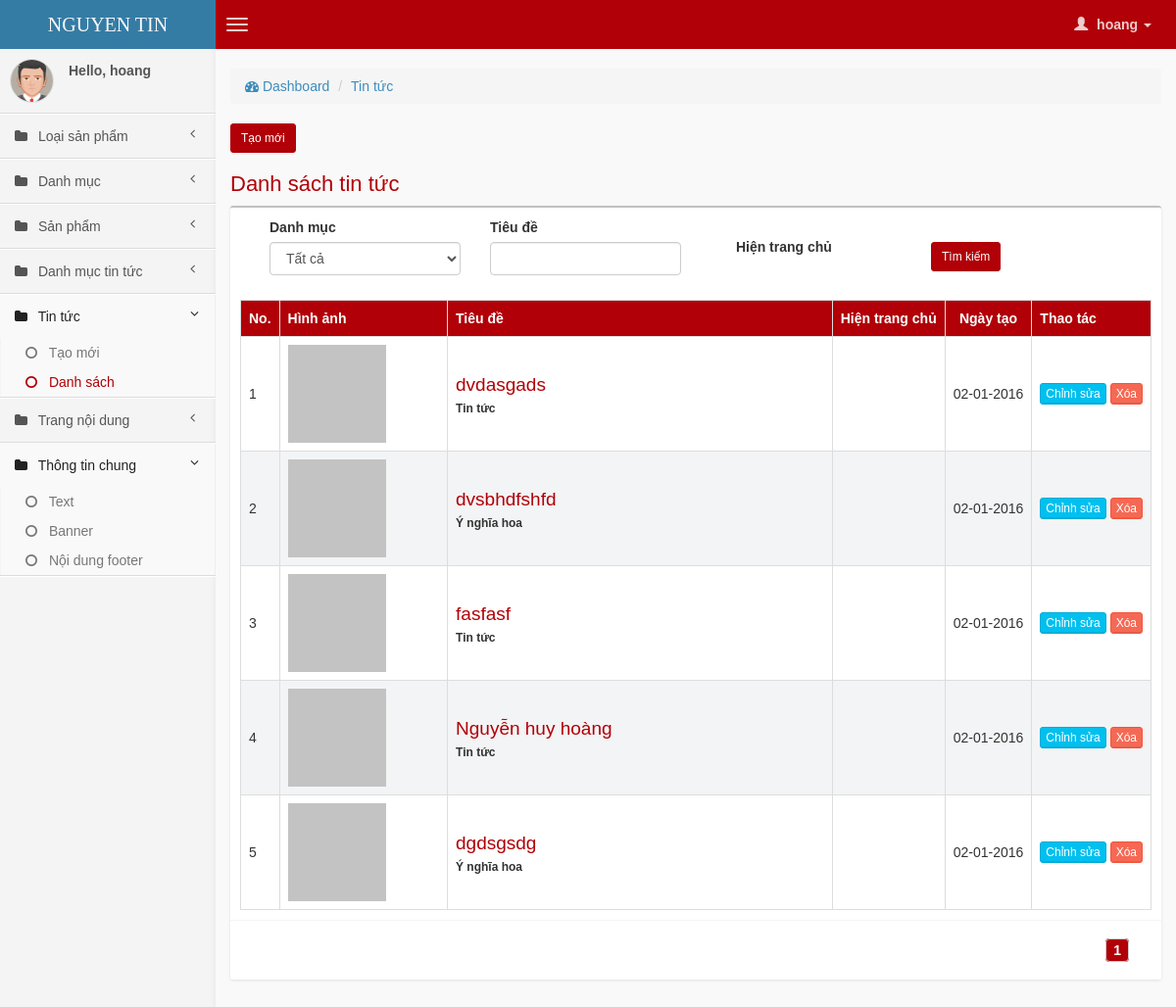
The app's page /backend/index.php?mod=articles&act=list (signed in) with its own data.
### tables this page shows
CREATE TABLE IF NOT EXISTS `articles` (
  `id` int(11) NOT NULL AUTO_INCREMENT,
  `name_vi` varchar(255) NOT NULL,
  `name_en` varchar(255) NOT NULL,
  `description_vi` varchar(255) NOT NULL,
  `description_en` varchar(255) NOT NULL,
  `content_vi` text NOT NULL,
  `content_en` text NOT NULL,
  `image_url` varchar(255) NOT NULL,
  `alias_vi` varchar(255) NOT NULL,
  `alias_en` varchar(255) NOT NULL,
  `cate_id` int(11) NOT NULL,
  `is_hot` tinyint(1) NOT NULL,
  `created_at` int(11) NOT NULL,
  `updated_at` int(11) NOT NULL,
  `meta_title_vi` varchar(255) NOT NULL,
  `meta_title_en` varchar(255) NOT NULL,
  `meta_description_vi` varchar(255) NOT NULL,
  `meta_description_en` varchar(255) NOT NULL,
  `meta_keyword_vi` varchar(255) NOT NULL,
  `meta_keyword_en` varchar(255) NOT NULL,
  PRIMARY KEY (`id`)
);

CREATE TABLE IF NOT EXISTS `articles_cate` (
  `id` int(11) NOT NULL AUTO_INCREMENT,
  `name_vi` varchar(255) NOT NULL,
  `name_en` varchar(255) NOT NULL,
  `alias_vi` varchar(255) NOT NULL,
  `alias_en` varchar(255) NOT NULL,
  `display_order` int(11) NOT NULL,
  `meta_title_vi` varchar(255) NOT NULL,
  `meta_title_en` varchar(255) NOT NULL,
  `meta_description_vi` varchar(255) NOT NULL,
  `meta_description_en` varchar(255) NOT NULL,
  `meta_keyword_vi` varchar(255) NOT NULL,
  `meta_keyword_en` varchar(255) NOT NULL,
  `created_at` int(11) NOT NULL,
  `updated_at` int(11) NOT NULL,
  PRIMARY KEY (`id`)
);

### backend/view/articles/list.php (the view, shortened to what this page needs)
<?php
require_once "model/Backend.php";
$model = new Backend;
$link = $link_back = "index.php?mod=articles&act=list";
$link_form = "index.php?mod=articles&act=form";
if (isset($_GET['name_vi']) && $_GET['name_vi'] != '') {
    $arrCustom['name_vi'] = $model->processData($_GET['name_vi']);
    $link.="&name=".$arrCustom['name_vi'];
    $link_back.="&name=".$arrCustom['name_vi'];
} else {
    $arrCustom['name_vi'] = '';
}
if (isset($_GET['cate_id']) && $_GET['cate_id'] > 0) {
    $cate_id = $_GET['cate_id'];
    $link.="&cate_id=".$cate_id;
    $link_form.="&cate_id=".$cate_id;
    $arrCustom['cate_id'] = $cate_id;
    $detailParent = $model->getDetail('articles_cate', $cate_id);
} else {
    $cate_id = -1;
}
$table = "articles";
$listTotal = $model->getList($table, -1, -1, $arrCustom);
$total_record = $listTotal['total'];
$total_page = ceil($total_record / 100);
$page = isset($_GET['page']) ? (int) $_GET['page'] : 1;
$offset = 100 * ($page - 1);
$list = $model->getList($table, $offset, 100, $arrCustom);
?>
<div class="row">
    <div class="col-md-12">
        <section class="content-header">
      <ol class="breadcrumb">
        <li><a href="index.php"><i class="fa fa-dashboard"></i> Dashboard</a></li>
        <li><a href="index.php?mod=articles&act=list">Tin tức</a></li>
      </ol>
    </section>
    <a class="btn btn-primary btn-sm right" href="<?php echo $link_form; ?>">Tạo mới</a>
         <div class="box-header">
                <h2 class="box-title" style="text-tranform:uppercase !important;color: #B10007">
                    Danh sách tin tức
                </h2>
            </div>
        <div class="box">
            <div class="col-md-12">
                <div class="box_search">
                <form method="get" id="formSearch" name="formSearch">
                    <div class="col-md-3">
                        <div class="form-group">
                            <label for="name">Danh mục</label>
                            <select class="form-control change-submit"  name="cate_id" id="cate_id">
                                <option value="-1" <?php if($cate_id == -1) echo "selected"; ?>>Tất cả</option>
                            </select>
                        </div>
                    </div>
                    <div class="col-md-3">
                         <div class="form-group">
                            <label for="name">Tiêu đề</label>
                            <input type="text" name='name_vi' id='name_vi' value="<?php echo $arrCustom['name_vi']; ?>" class="form-control" />
                        </div>
                    </div>
                    <div class="col-md-3">
                        <div class="form-group">
                            <br />
                            <label for="name">Hiện trang chủ</label>
                        </div>
                    </div>
                    <div class="col-md-2">
                         <div class="form-group">
                            <label for="name">&nbsp;</label><br>
                            <button class="btn btn-primary btn-sm right" type="submit">Tìm kiếm</button>
                        </div>
                    </div>
                </form>
                <div class="clearfix"></div>
                </div>
            </div>
            <div class="box-body">
                <table class="table table-bordered table-striped" id="tbl_list">
                    <tbody><tr>
                        <th width="1%">No.</th>
                        <th width="20%">Hình ảnh</th>
                        <th width="50%">Tiêu đề</th>
                        <th style="text-align:center;width: 1%;white-space:nowrap">Hiện trang chủ</th>
                        <th style="text-align:center;white-space:nowrap">Ngày tạo</th>
                        <th style="width: 1%;white-space:nowrap">Thao tác</th>
                    </tr>
                    <?php
                    $i = ($page-1) * LIMIT;
                    if(!empty($list['data'])){
                    foreach ($list['data'] as $key => $row) {
                    $i++;
                    ?>
                    <tr id="row-<?php echo $row['id']; ?>">
                        <td width="1%"><span class="order"><?php echo $i; ?></span></td>
                        <td>
                            <?php if(!empty($row['image_url'])){ ?>
                            <img id="img_thumnails" class="lazy" data-original="../<?php echo $row['image_url']; ?>" width="100" />
                            <?php }else{ ?>
                            <img id="img_thumnails" class="lazy" data-original="static/img/no_image.jpg" width="100" />
                            <?php } ?>
                        </td>
                        <td width="50%">
                            <a style="font-size:19px;color:#B10007" href="index.php?mod=articles&act=form&id=<?php echo $row['id']; ?>">
                                <?php echo $row['name_vi']; ?>
                            </a>
                            <br>
                            <strong style="font-size:12px"><?php echo $model->getNameById('articles_cate',$row['cate_id']);?></strong>
                        </td>
                        <td style="text-align:center;width: 1%;white-space:nowrap">
                            <div class="checkbox">
                            </div>
                        </td>
                        <td style="text-align:center;white-space:nowrap"><?php echo date('d-m-Y', $row['created_at']);?></td>
                        <td style="width: 1%;white-space:nowrap">
                            <a class="btn btn-info btn-xs" href="index.php?mod=articles&act=form&id=<?php echo $row['id']; ?>&cate_id=<?php echo $row['cate_id']; ?>">
                                Chỉnh sửa
                            </a>
                            <a class="btn btn-danger btn-xs link-delete" href="javascript:;" alias="<?php echo $row['name_vi']; ?>" id="<?php echo $row['id']; ?>" mod="articles" class="link_delete" >
                                Xóa
                            </a>
                        </td>
                    </tr>
                    <?php } }else{  ?>
                    <tr>
                        <td colspan="6">Không tìm thấy dữ liệu.</td>
                    </tr>
                    <?php } ?>
                </tbody></table>
            </div>
            <div class="box-footer clearfix">
                <?php echo $model->phantrang($page, PAGE_SHOW, $total_page, $link); ?>
            </div>
        </div>
    </div>
</div>

### backend/index.php (shortened to what this page needs)
<?php
$act = isset($_GET['act']) ? $_GET['act'] : "list";
$mod = isset($_GET['mod']) ? $_GET['mod'] : "product";
require_once "model/Backend.php";
?>
<!DOCTYPE html>
<html>
    <head>
        <link href="<?php echo STATIC_URL; ?>css/bootstrap.min.css" rel="stylesheet" type="text/css" />
        <link href="<?php echo STATIC_URL; ?>css/font-awesome.min.css" rel="stylesheet" type="text/css" />
        <link href="<?php echo STATIC_URL; ?>css/AdminLTE.css" rel="stylesheet" type="text/css" />
        <link href="css/jquery.datetimepicker.css" rel="stylesheet" type="text/css" />
        <link href="static/css/jquery-ui.css" rel="stylesheet" type="text/css" />
        <link href="css/jquery-ui.css" rel="stylesheet" type="text/css" />
        <link href="css/skins/all.css" rel="stylesheet">
    </head>
    <body class="skin-blue">
        <header class="header">
            <a href="index.php" class="logo">
                NGUYEN TIN
            </a>
            <?php include URL_LAYOUT."top.php"; ?>
        </header>
        <div class="wrapper row-offcanvas row-offcanvas-left">
            <aside class="left-side sidebar-offcanvas">
                <?php include URL_LAYOUT."sidebar.php"; ?>
            </aside>
            <aside class="right-side">
                <section class="content">
                    <?php
                    if ($mod=="") include "view/product/list.php";
                    else include "view/".$mod.'/'.$act.'.php';
                    ?>
                </section>
            </aside>
    </div>
    </body>
</html>

### backend/layout/top.php (shortened to what this page needs)
<nav class="navbar navbar-static-top" role="navigation">
                <a href="#" class="navbar-btn sidebar-toggle" data-toggle="offcanvas" role="button">
                    <span class="icon-bar"></span>
                    <span class="icon-bar"></span>
                    <span class="icon-bar"></span>
                </a>
                <div class="navbar-right">
                    <ul class="nav navbar-nav">
                        <li class="dropdown user user-menu">
                            <a href="#" class="dropdown-toggle" data-toggle="dropdown">
                                <i class="glyphicon glyphicon-user"></i>
                                <span><?php echo $_SESSION['email']; ?> <i class="caret"></i></span>
                            </a>
                        </li>
                    </ul>
                </div>
            </nav>

### backend/layout/sidebar.php (shortened to what this page needs)
<section class="sidebar">
    <div class="user-panel">
        <div class="pull-left image">
            <img src="<?php echo STATIC_URL; ?>img/avatar5.png" class="img-circle" alt="User Image" />
        </div>
        <div class="pull-left info">
            <p>Hello, <?php echo $_SESSION['email']; ?></p>
        </div>
    </div>
    <ul class="sidebar-menu">
       <li class="treeview" data-link="cate-type">
          <a href="#">
            <i class="fa fa-folder"></i> <span>Loại sản phẩm</span>
            <i class="fa fa-angle-left pull-right"></i>
          </a>
        </li>
       <li class="treeview" data-link="cate">
          <a href="#">
            <i class="fa fa-folder"></i> <span>Danh mục</span>
            <i class="fa fa-angle-left pull-right"></i>
          </a>
        </li>
        <li class="treeview" data-link="product">
          <a href="#">
            <i class="fa fa-folder"></i> <span>Sản phẩm</span>
            <i class="fa fa-angle-left pull-right"></i>
          </a>
        </li>
        <li class="treeview" data-link="cate-articles">
          <a href="#">
            <i class="fa fa-folder"></i> <span>Danh mục tin tức</span>
            <i class="fa fa-angle-left pull-right"></i>
          </a>
        </li>
        <li class="treeview" data-link="articles">
          <a href="#">
            <i class="fa fa-folder"></i> <span>Tin tức</span>
            <i class="fa fa-angle-left pull-right"></i>
          </a>
          <ul class="treeview-menu">
            <li>
                <a href="<?php echo BASE_URL; ?>articles&act=form" data-link="articles-form">
                    <i class="fa fa-circle-o"></i> <span>Tạo mới</span>             </a>
            </li>
            <li>
                <a href="<?php echo BASE_URL; ?>articles&act=list" data-link="articles-list">
                    <i class="fa fa-circle-o"></i> <span>Danh sách</span>             </a>
            </li>
          </ul>
        </li>
        <li class="treeview" data-link="pages">
          <a href="#">
            <i class="fa fa-folder"></i> <span>Trang nội dung</span>
            <i class="fa fa-angle-left pull-right"></i>
          </a>
        </li>
        <li class="treeview active">
          <a href="#">
            <i class="fa fa-folder"></i> <span>Thông tin chung</span>
            <i class="fa fa-angle-left pull-right"></i>
          </a>
          <ul class="treeview-menu">
            <li>
                <a href="<?php echo BASE_URL; ?>text&act=list" data-link="text">
                    <i class="fa fa-circle-o"></i> <span>Text</span>             </a>
            </li>
            <li>
                <a href="index.php?mod=banner&act=index" data-link="banner">
                    <i class="fa fa-circle-o"></i> Banner
                </a>
            </li>
            <li>
                <a href="index.php?mod=footer&act=list" data-link="footer">
                    <i class="fa fa-circle-o"></i> Nội dung footer
                </a>
            </li>
          </ul>
        </li>
    </ul>
</section>

### backend/model/Backend.php (shortened to what this page needs)
<?php
class Backend {
    function getNameById($table, $id){
        $sql = "SELECT name_vi FROM $table WHERE id = $id";
        $rs = mysql_query($sql);
        $row = mysql_fetch_assoc($rs);
        return $row['name_vi'];
    }
    function getList($table,$offset = -1 , $limit = -1, $arrCustom = array(), $order = 0){
        try{
            $arrResult = array();
            $sql = "SELECT * FROM $table";
            if(!empty($arrCustom)){
                $sql.= " WHERE 1 = 1 ";
                foreach ($arrCustom as $column => $value) {
                    if($column == "name_vi"){
                        $sql.= " AND name_vi LIKE '%".$value."%' ";
                    }else{
                        $sql.= " AND $column = '$value' ";
                    }
                }
            }
            if($order == 1){
                $sql .= " ORDER BY display_order ASC ";
            }else{
                $sql .= " ORDER BY id DESC ";
            }
            if ($limit > 0 && $offset >= 0)
                $sql .= " LIMIT $offset,$limit";
            $rs = mysql_query($sql) or die(mysql_error());
            while($row = mysql_fetch_assoc($rs)){
               $arrResult['data'][$row['id']] = $row;
            }
            $arrResult['total'] = mysql_num_rows($rs);
            return $arrResult;
        }catch(Exception $ex){
            $arrLog = array('time'=>date('d-m-Y H:i:s'),'model'=> 'Post','function' => 'getListEstateType' , 'error'=>$ex->getMessage(),'sql'=>$sql);
            $this->logError($arrLog);
        }
    }
    function phantrang($page, $page_show, $total_page, $link) {
        $dau = $page - floor($page_show / 2);
        if ($dau < 1)
            $dau = 1;
        $cuoi = $dau + $page_show;
        if ($cuoi > $total_page) {
            $cuoi = $total_page + 1;
            $dau = $cuoi - $page_show;
            if ($dau < 1)
                $dau = 1;
        }
        echo "<div id='thanhphantrang'>";
        for ($i = $dau; $i < $cuoi; $i++) {
            ($page == $i) ? $class = " class='selected'" : $class = "";
            echo "<a" . $class . " href=" . $link . "&page=$i>$i</a>";
        }
        echo "</div>";
    }
}
?>

### records on screen
articles: name_vi "dvdasgads", cate.name_vi "Tin tức", created_at "02-01-2016"
articles: name_vi "dvsbhdfshfd", cate.name_vi "Ý nghĩa hoa", created_at "02-01-2016"
articles: name_vi "fasfasf", cate.name_vi "Tin tức", created_at "02-01-2016"
articles: name_vi "Nguyễn huy hoàng", cate.name_vi "Tin tức", created_at "02-01-2016"
articles: name_vi "dgdsgsdg", cate.name_vi "Ý nghĩa hoa", created_at "02-01-2016"

### other values on screen
$_SESSION['email'] "hoang"
